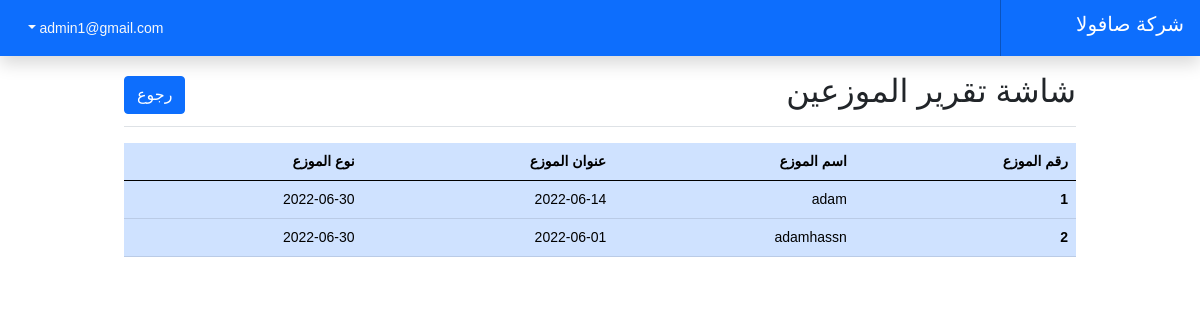
Screenshot of /holiday/getall_holiday (signed in) with the database file from the repository.
### tables this page shows
CREATE TABLE `holiday` (
  `hol_id` int(11) NOT NULL,
  `emp_name` text NOT NULL,
  `hol_s` date NOT NULL,
  `hol_e` date NOT NULL
);

### App/lib/contorllers.php (called while the page is built, shortened)
<?php
class Contorller{
    public function model($models)
{
    return new $models;
}
public function view($view ,$data = [],$data_view=[])
{
    require_once '../App/viwes/'.$view.'.php';
}
}

### App/contorllers/holiday.php (called while the page is built, shortened)
<?php
class holiday extends Contorller{
    public function __construct()
    {
        $this->usermodal =  $this->model("holidayModel");
    }
    public function getall_holiday()
    {
        $this->view('Holidayreport',$datt=[],$this->usermodal->getAccunts());
    }
}

### App/lib/core.php (called while the page is built, shortened)
<?php
class core
{
    private $method = "addadmin";
    public function __construct(){
       $url = $this->geturl();
        if(isset($url[0])){
            if(file_exists('../App/contorllers/'.$url[0].'.php')){
                unset($url[0]);
            }
        }
        $this->contorllers = new $this->contorllers;
        if(isset($url[1])){
            if(method_exists($this->contorllers ,$url[1])){
                $this->method =$url[1];
                unset($url[1]);
            }
        }
        $this->param = $url ? array_values($url):[];
        call_user_func_array([$this->contorllers,$this->method],$this->param);
    }
    public function geturl(){
        if(isset($_GET['url'])){
            $url = $_GET['url'];
            $url = filter_var($url, FILTER_SANITIZE_URL);
            $url = rtrim($url ,'/');
            $url = explode('/', $url);
            return $url;
        }
    }
}

### Public/index.php (called while the page is built, shortened)
<?php
$core = new core();

### App/lib/database.php (called while the page is built, shortened)
<?php
class database{
private $host = DB_HOST;
private $user = DB_USER;
private $pass = DB_PASSWORD;
private $dbname = DB_NAME;
private $pdo;
private $stmt;
public function __construct(){
    $dsn ='mysql:host='.$this->host.';dbname='.$this->dbname;
    try{
        $this->pdo =new PDO($dsn,$this->user,$this->pass);
    }
    catch(PDOException $e)
    {
        die('not connect <br>' .$e->getMessage());
    }
}
public function query($sql){
    $this->stmt = $this->pdo->prepare($sql);
}
public function fetchall()
{
    $this->stmt->execute();
    $resalts=  $this->stmt->fetchall();
    return $resalts;
}
}

### App/models/holidayModel.php (called while the page is built, shortened)
<?php
class holidayModel{
    private $db;
    public function __construct()
    {
       $this->db = new database();
    }
    public function getAccunts()
    {
        $this->db->query("SELECT * FROM holiday");
        $result=$this->db->fetchall();
        return $result;
    }
}

### App/viwes/Holidayreport.php (the view)
<?php require_once '../App/viwes/includ/header.php'; ?>
<?php require_once '../App/viwes/includ/nav.php'; ?>
<div class="container-fluid">
  <div class="row">
    <main class="col-md-9 m-auto col-lg-10 px-md-4">
      <div class="d-flex justify-content-between flex-wrap flex-md-nowrap align-items-center pt-3 pb-2 mb-3 border-bottom">
        <h1 class="h2">  شاشة  تقرير الموزعين</h1>
        <a href="<?php echo URL;?>admin/ٌReport" class=" btn  btn-primary"> رجوع   </a>
      </div>
      <table class="table table-primary">
          <thead>
              <tr>
                   <th scope="col">رقم الموزع</th>
                   <th scope="col">اسم الموزع</th>
                  <th scope="col">   عنوان الموزع</th>
                  <th scope="col"> نوع الموزع  </th>
              </tr>
          </thead>
          <tbody>
          <?php
            $data_accunts= $this->usermodal->getAccunts();
          foreach ($data_accunts as $accunt) {?>
            <tr>
                  <th scope="row"><?php echo $accunt['hol_id']?></th>
                  <td><?php echo $accunt['emp_name']?></td>
                  <td><?php echo $accunt['hol_s']?>  </td>
                  <td><?php echo $accunt['hol_e']?></td>
              </tr>
         <?php }?>
          </tbody>
      </table>
    </main>
   <?php require_once '../App/viwes/includ/footer.php'; ?>

### Public/styles/css/style.css (style rules this page uses)
body { margin: 0; font-family: "Cairo", sans-serif; font-size: 1rem; font-weight: 400; line-height: 1.5; color: #212529; background-color: #fff; }
body { font-size: .875rem; }

### rows the page displays
holiday: hol_id "1", emp_name "adam", hol_s "2022-06-14", hol_e "2022-06-30"
holiday: hol_id "2", emp_name "adamhassn", hol_s "2022-06-01", hol_e "2022-06-30"

### other values shown
$_SESSION[uname] "admin1@gmail.com"
